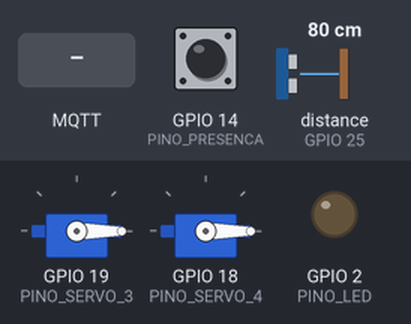
The sketch below on a simulated ESP32. On the bench: 2 × servo, output pins drawn as LEDs (lit = HIGH). Wiring (inferred from the names in the program): ultrasonic range finder: trigger GPIO 26; echo GPIO 25. Inputs (shaded band) come from the test bench; at power-on: GPIO 14 (PINO_PRESENCA) HIGH, distance to the obstacle (sensor on GPIO 25) 80 cm. The echo pulse lasts 58.3 µs per cm; WiFi joins after 1.5 s; servers stay silent unless stated; random numbers use the default seed unless the sketch sets one; no MQTT or app messages arrive unless stated; pins used as bus, display or sensor lines are not drawn; what the sketch prints to the serial monitor is not drawn.

Above: at 2.7 s.
2.8 s: MQTT message "acender" arrives on the first subscribed topic
At 4.0 s:
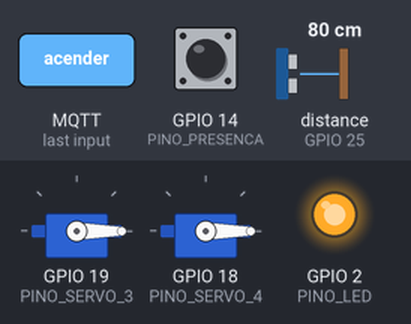
4.3 s: MQTT message "objeto_proximo" arrives on the second subscribed topic
At 4.8 s:
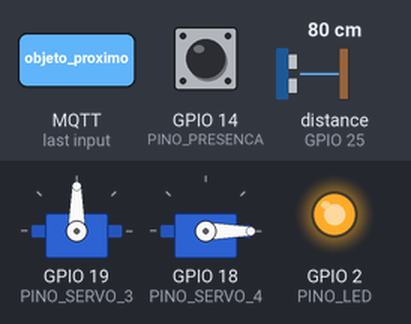
5.8 s: MQTT message "apagar" arrives on the first subscribed topic
At 6.8 s:
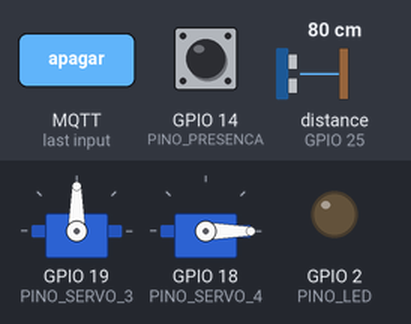
7.4 s: MQTT message "objeto_proximo" arrives on the third subscribed topic
At 8.6 s:
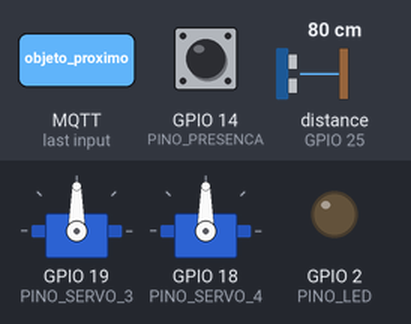
8.9 s: MQTT message "acender" arrives on the second subscribed topic
At 9.3 s:
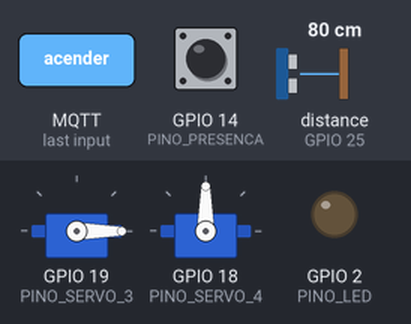
10.4 s: MQTT message "acender" arrives on the third subscribed topic
At 11.1 s:
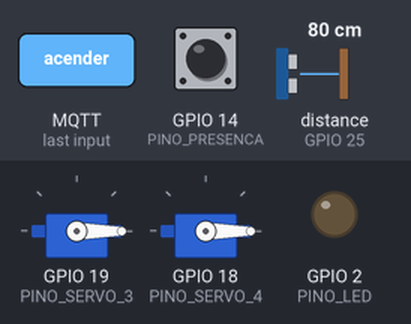
Timing chart, 0 to 12.9 s (numbered marks = the images above; inputs shaded):
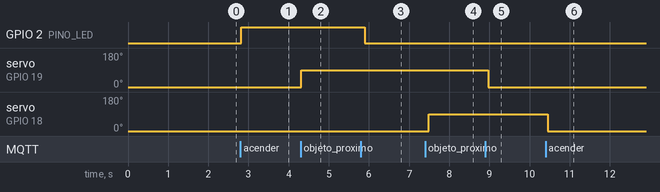

Measured:
- after the input at 2.8 s, GPIO 2 (PINO_LED): LOW → HIGH at once
- after the input at 4.3 s, servo on GPIO 19 (PINO_SERVO_3): 0° → 90° at once
- after the input at 5.8 s, GPIO 2 (PINO_LED): HIGH → LOW after 0.10 s
- after the input at 7.4 s, servo on GPIO 18 (PINO_SERVO_4): 0° → 90° after 0.09 s
- after the input at 8.9 s, servo on GPIO 19 (PINO_SERVO_3): 90° → 0° after 0.07 s
- after the input at 10.4 s, servo on GPIO 18 (PINO_SERVO_4): 90° → 0° after 0.06 s

The sketch:

s3.ino
```cpp
#include <WiFi.h>
#include <WiFiClientSecure.h>
#include <PubSubClient.h>
#include <ESP32Servo.h>

#define PINO_LED      2
#define PINO_TRIG     26
#define PINO_ECHO     25
#define PINO_SERVO_3  19
#define PINO_SERVO_4  18
#define PINO_PRESENCA 14

// ===== OBJETOS GLOBAIS =====
WiFiClientSecure espClient;
PubSubClient mqtt(espClient);
Servo servo3;
Servo servo4;

const char* WIFI_SSID = "FIESC_IOT_EDU";
const char* WIFI_PASS = "8120gv08";

const char* BROKER_URL  = "2941e5c6678a4be18375b50465ad0964.s1.eu.hivemq.cloud";
const int   BROKER_PORT = 8883;
const char* BROKER_USER = "Placa-S3-Jaison";
const char* BROKER_PASS = "SAdojoao10";

// Envio (Publicar)
const char* PUB_ULTRASSOM = "Projeto/S3/Ultrassom3";
const char* PUB_PRESENCA  = "Projeto/S3/Presenca3";

// Recebimento (Assinar)
const char* SUB_LED       = "S1/iluminacao";
const char* SUB_SERVO_3   = "Projeto/S2/Distancia1";
const char* SUB_SERVO_4   = "Projeto/S2/Distancia2";


// FUNÇÃO: MEDIR DISTÂNCIA (Ultrassom) =====
long medirDistancia() {
  // Envia pulso
  digitalWrite(PINO_TRIG, LOW);  delayMicroseconds(2);
  digitalWrite(PINO_TRIG, HIGH); delayMicroseconds(10);
  digitalWrite(PINO_TRIG, LOW);

  // Lê o retorno
  long duracao = pulseIn(PINO_ECHO, HIGH, 25000);

  if (duracao == 0) return 0;
  return (duracao * 0.034) / 2; // Converte para cm
}


// CALLBACK MQTT (Ocorre ao receber mensagem) =====
void callback(char* topic, byte* payload, unsigned int length) {
  // Converte bytes recebidos para Texto
  String mensagem = "";
  for (int i = 0; i < length; i++) mensagem += (char)payload[i];
  String t = String(topic);

  Serial.println("Recebido [" + t + "]: " + mensagem);

  // 1. Comando S1 -> LED
  if (t == SUB_LED) {
    if (mensagem == "acender") digitalWrite(PINO_LED, HIGH);
    if (mensagem == "apagar")  digitalWrite(PINO_LED, LOW);
  }

  // 2. Comando S2 -> Servo 3
  if (t == SUB_SERVO_3) {
    if (mensagem == "objeto_proximo") servo3.write(90); // Abre
    else servo3.write(0);                               // Fecha
  }

  // 3. Comando S2 -> Servo 4
  if (t == SUB_SERVO_4) {
    if (mensagem == "objeto_proximo") servo4.write(90); // Abre
    else servo4.write(0);                               // Fecha
  }
}


// ===== CONEXÃO WI-FI =====
void conectarWiFi() {
  Serial.print("Conectando Wi-Fi...");
  WiFi.begin(WIFI_SSID, WIFI_PASS);

  // Tenta conectar (max 20 tentativas)
  int tentativas = 0;
  while (WiFi.status() != WL_CONNECTED && tentativas < 20) {
    delay(500);
    Serial.print(".");
    tentativas++;
  }

  if (WiFi.status() == WL_CONNECTED) {
    Serial.println(" OK!");
    espClient.setInsecure(); // OBRIGATÓRIO: Permite SSL no HiveMQ
  } else {
    Serial.println(" Falha.");
  }
}


// ===== CONEXÃO MQTT =====
void conectarMQTT() {
  mqtt.setServer(BROKER_URL, BROKER_PORT);
  mqtt.setCallback(callback); // Define função que "escuta"

  while (!mqtt.connected()) {
    Serial.print("Conectando MQTT...");

    // ID único para não cair a conexão
    String id = "S3_Jaison_" + String(random(0xffff), HEX);

    if (mqtt.connect(id.c_str(), BROKER_USER, BROKER_PASS)) {
      Serial.println(" OK!");

      // Volta a ouvir os tópicos
      mqtt.subscribe(SUB_LED);
      mqtt.subscribe(SUB_SERVO_3);
      mqtt.subscribe(SUB_SERVO_4);
    } else {
      Serial.print(" Erro. Tentando de novo...");
      delay(2000);
    }
  }
}


// SETUP (Configuração Inicial)
void setup() {
  Serial.begin(115200);

  // Configura Hardware
  pinMode(PINO_LED, OUTPUT);
  pinMode(PINO_TRIG, OUTPUT);
  pinMode(PINO_ECHO, INPUT);
  pinMode(PINO_PRESENCA, INPUT);

  // Configura Motores (Inicializa fechado)
  servo3.attach(PINO_SERVO_3);
  servo4.attach(PINO_SERVO_4);
  servo3.write(0);
  servo4.write(0);

  // Inicia Rede
  conectarWiFi();
  conectarMQTT();
}


// LOOP (Execução Contínua)
void loop() {
  // Mantém conexões ativas
  if (WiFi.status() != WL_CONNECTED) conectarWiFi();
  if (!mqtt.connected()) conectarMQTT();
  mqtt.loop();

  // 1. Lógica do Ultrassom
  long distancia = medirDistancia();

  if (distancia > 0) {
    if (distancia < 10) mqtt.publish(PUB_ULTRASSOM, "objeto_proximo");
    else                mqtt.publish(PUB_ULTRASSOM, "objeto_longe");
  }

  // 2. Lógica da Presença (A cada 3s)
  static unsigned long ultimoEnvio = 0;
  if (millis() - ultimoEnvio > 3000) {
    ultimoEnvio = millis(); // Atualiza timer

    int presenca = digitalRead(PINO_PRESENCA);
    mqtt.publish(PUB_PRESENCA, String(presenca).c_str());

    Serial.println("Presença enviada: " + String(presenca));
  }

  delay(100); // Estabilidade
}
```
